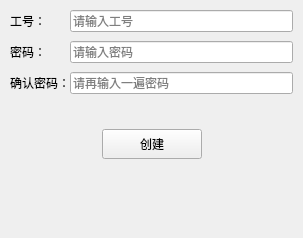
<?xml version="1.0" encoding="UTF-8"?>
<ui version="4.0">
 <class>Sign</class>
 <widget class="QWidget" name="Sign">
  <property name="geometry">
   <rect>
    <x>0</x>
    <y>0</y>
    <width>303</width>
    <height>238</height>
   </rect>
  </property>
  <property name="windowTitle">
   <string>Form</string>
  </property>
  <layout class="QGridLayout" name="gridLayout">
   <property name="leftMargin">
    <number>10</number>
   </property>
   <property name="topMargin">
    <number>10</number>
   </property>
   <property name="rightMargin">
    <number>10</number>
   </property>
   <property name="bottomMargin">
    <number>10</number>
   </property>
   <property name="horizontalSpacing">
    <number>10</number>
   </property>
   <property name="verticalSpacing">
    <number>0</number>
   </property>
   <item row="0" column="0" colspan="3">
    <layout class="QVBoxLayout" name="verticalLayout">
     <property name="spacing">
      <number>0</number>
     </property>
     <item>
      <layout class="QHBoxLayout" name="horizontalLayout">
       <property name="spacing">
        <number>0</number>
       </property>
       <item>
        <widget class="QLabel" name="numLab">
         <property name="sizePolicy">
          <sizepolicy hsizetype="Fixed" vsizetype="Fixed">
           <horstretch>0</horstretch>
           <verstretch>0</verstretch>
          </sizepolicy>
         </property>
         <property name="minimumSize">
          <size>
           <width>60</width>
           <height>21</height>
          </size>
         </property>
         <property name="text">
          <string>工号：</string>
         </property>
        </widget>
       </item>
       <item>
        <widget class="QLineEdit" name="numEdit">
         <property name="minimumSize">
          <size>
           <width>141</width>
           <height>21</height>
          </size>
         </property>
         <property name="inputMask">
          <string/>
         </property>
         <property name="placeholderText">
          <string>请输入工号</string>
         </property>
        </widget>
       </item>
      </layout>
     </item>
     <item>
      <spacer name="verticalSpacer">
       <property name="orientation">
        <enum>Qt::Vertical</enum>
       </property>
       <property name="sizeType">
        <enum>QSizePolicy::Expanding</enum>
       </property>
       <property name="sizeHint" stdset="0">
        <size>
         <width>20</width>
         <height>10</height>
        </size>
       </property>
      </spacer>
     </item>
     <item>
      <layout class="QHBoxLayout" name="horizontalLayout_2">
       <property name="spacing">
        <number>0</number>
       </property>
       <item>
        <widget class="QLabel" name="passLab">
         <property name="sizePolicy">
          <sizepolicy hsizetype="Fixed" vsizetype="Fixed">
           <horstretch>0</horstretch>
           <verstretch>0</verstretch>
          </sizepolicy>
         </property>
         <property name="minimumSize">
          <size>
           <width>60</width>
           <height>21</height>
          </size>
         </property>
         <property name="text">
          <string>密码：</string>
         </property>
        </widget>
       </item>
       <item>
        <widget class="QLineEdit" name="passEdit">
         <property name="minimumSize">
          <size>
           <width>141</width>
           <height>21</height>
          </size>
         </property>
         <property name="placeholderText">
          <string>请输入密码</string>
         </property>
        </widget>
       </item>
      </layout>
     </item>
     <item>
      <spacer name="verticalSpacer_2">
       <property name="orientation">
        <enum>Qt::Vertical</enum>
       </property>
       <property name="sizeType">
        <enum>QSizePolicy::Expanding</enum>
       </property>
       <property name="sizeHint" stdset="0">
        <size>
         <width>20</width>
         <height>10</height>
        </size>
       </property>
      </spacer>
     </item>
     <item>
      <layout class="QHBoxLayout" name="horizontalLayout_3">
       <property name="spacing">
        <number>0</number>
       </property>
       <item>
        <widget class="QLabel" name="conLab">
         <property name="sizePolicy">
          <sizepolicy hsizetype="Fixed" vsizetype="Fixed">
           <horstretch>0</horstretch>
           <verstretch>0</verstretch>
          </sizepolicy>
         </property>
         <property name="minimumSize">
          <size>
           <width>60</width>
           <height>21</height>
          </size>
         </property>
         <property name="text">
          <string>确认密码：</string>
         </property>
        </widget>
       </item>
       <item>
        <widget class="QLineEdit" name="conEdit">
         <property name="minimumSize">
          <size>
           <width>141</width>
           <height>21</height>
          </size>
         </property>
         <property name="placeholderText">
          <string>请再输入一遍密码</string>
         </property>
        </widget>
       </item>
      </layout>
     </item>
    </layout>
   </item>
   <item row="1" column="1">
    <spacer name="verticalSpacer_6">
     <property name="orientation">
      <enum>Qt::Vertical</enum>
     </property>
     <property name="sizeType">
      <enum>QSizePolicy::Expanding</enum>
     </property>
     <property name="sizeHint" stdset="0">
      <size>
       <width>20</width>
       <height>10</height>
      </size>
     </property>
    </spacer>
   </item>
   <item row="2" column="0" colspan="3">
    <widget class="QLabel" name="errorText">
     <property name="text">
      <string/>
     </property>
    </widget>
   </item>
   <item row="3" column="1">
    <spacer name="verticalSpacer_4">
     <property name="orientation">
      <enum>Qt::Vertical</enum>
     </property>
     <property name="sizeType">
      <enum>QSizePolicy::Minimum</enum>
     </property>
     <property name="sizeHint" stdset="0">
      <size>
       <width>20</width>
       <height>13</height>
      </size>
     </property>
    </spacer>
   </item>
   <item row="4" column="0">
    <spacer name="horizontalSpacer">
     <property name="orientation">
      <enum>Qt::Horizontal</enum>
     </property>
     <property name="sizeHint" stdset="0">
      <size>
       <width>99</width>
       <height>20</height>
      </size>
     </property>
    </spacer>
   </item>
   <item row="4" column="1">
    <widget class="QPushButton" name="addButton">
     <property name="sizePolicy">
      <sizepolicy hsizetype="Preferred" vsizetype="Fixed">
       <horstretch>0</horstretch>
       <verstretch>0</verstretch>
      </sizepolicy>
     </property>
     <property name="minimumSize">
      <size>
       <width>100</width>
       <height>30</height>
      </size>
     </property>
     <property name="text">
      <string>创建</string>
     </property>
    </widget>
   </item>
   <item row="4" column="2">
    <spacer name="horizontalSpacer_2">
     <property name="orientation">
      <enum>Qt::Horizontal</enum>
     </property>
     <property name="sizeHint" stdset="0">
      <size>
       <width>98</width>
       <height>20</height>
      </size>
     </property>
    </spacer>
   </item>
   <item row="5" column="1">
    <spacer name="verticalSpacer_5">
     <property name="orientation">
      <enum>Qt::Vertical</enum>
     </property>
     <property name="sizeHint" stdset="0">
      <size>
       <width>20</width>
       <height>71</height>
      </size>
     </property>
    </spacer>
   </item>
  </layout>
 </widget>
 <resources/>
 <connections/>
</ui>
